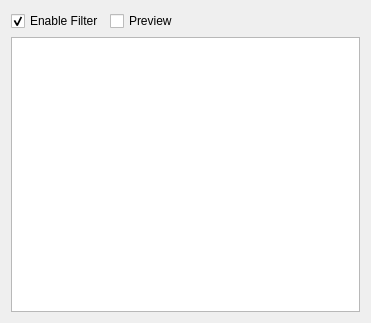
<?xml version="1.0" encoding="UTF-8"?>
<ui version="4.0">
 <comment>Copyright (C) 2012 Robert Chéramy (robert@cheramy.net&gt;)

This file is part of YASW (Yet Another Scan Wizard).

YASW is free software: you can redistribute it and/or modify
it under the terms of the GNU General Public License as published by
the Free Software Foundation, either version 3 of the License, or
(at your option) any later version.

YASW is distributed in the hope that it will be useful,
but WITHOUT ANY WARRANTY; without even the implied warranty of
MERCHANTABILITY or FITNESS FOR A PARTICULAR PURPOSE.  See the
GNU General Public License for more details.

You should have received a copy of the GNU General Public License
along with YASW.  If not, see http://www.gnu.org/licenses/.
</comment>
 <class>CroppingWidget</class>
 <widget class="QWidget" name="CroppingWidget">
  <property name="geometry">
   <rect>
    <x>0</x>
    <y>0</y>
    <width>371</width>
    <height>323</height>
   </rect>
  </property>
  <property name="windowTitle">
   <string>Form</string>
  </property>
  <property name="locale">
   <locale language="English" country="UnitedKingdom"/>
  </property>
  <layout class="QGridLayout" name="gridLayout">
   <item row="0" column="0">
    <widget class="QCheckBox" name="enable">
     <property name="text">
      <string>Enable Filter</string>
     </property>
     <property name="checked">
      <bool>true</bool>
     </property>
    </widget>
   </item>
   <item row="0" column="1">
    <widget class="QCheckBox" name="preview">
     <property name="text">
      <string>Preview</string>
     </property>
    </widget>
   </item>
   <item row="0" column="2">
    <spacer name="horizontalSpacer">
     <property name="orientation">
      <enum>Qt::Horizontal</enum>
     </property>
     <property name="sizeHint" stdset="0">
      <size>
       <width>164</width>
       <height>20</height>
      </size>
     </property>
    </spacer>
   </item>
   <item row="1" column="0" colspan="3">
    <widget class="CroppingGraphicsView" name="view"/>
   </item>
  </layout>
 </widget>
 <customwidgets>
  <customwidget>
   <class>CroppingGraphicsView</class>
   <extends>QGraphicsView</extends>
   <header>croppinggraphicsview.h</header>
   <slots>
    <slot>setPreview(bool)</slot>
   </slots>
  </customwidget>
 </customwidgets>
 <resources/>
 <connections>
  <connection>
   <sender>preview</sender>
   <signal>toggled(bool)</signal>
   <receiver>view</receiver>
   <slot>setPreview(bool)</slot>
   <hints>
    <hint type="sourcelabel">
     <x>139</x>
     <y>23</y>
    </hint>
    <hint type="destinationlabel">
     <x>134</x>
     <y>85</y>
    </hint>
   </hints>
  </connection>
  <connection>
   <sender>enable</sender>
   <signal>toggled(bool)</signal>
   <receiver>view</receiver>
   <slot>setEnabled(bool)</slot>
   <hints>
    <hint type="sourcelabel">
     <x>60</x>
     <y>18</y>
    </hint>
    <hint type="destinationlabel">
     <x>185</x>
     <y>174</y>
    </hint>
   </hints>
  </connection>
 </connections>
</ui>
